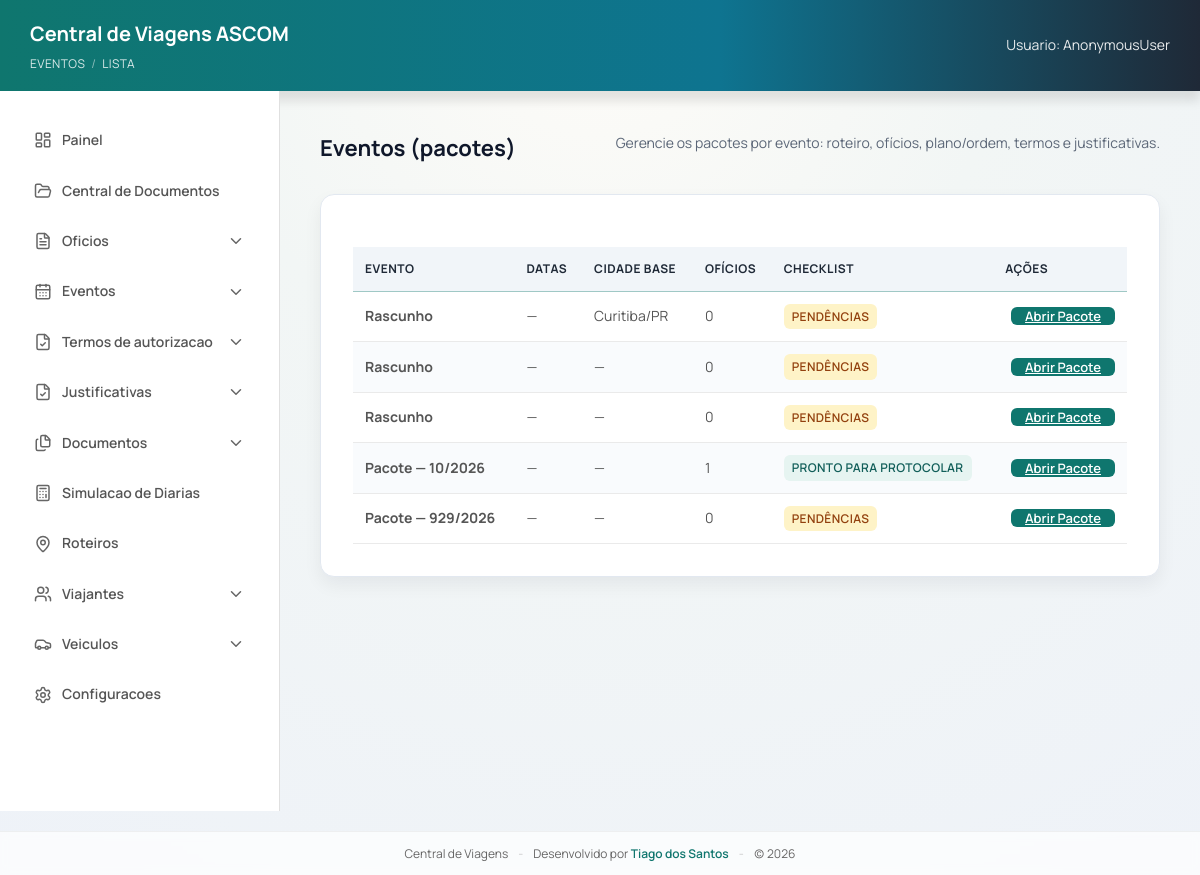
The page /eventos/ on the database its author committed.
### viagens/models.py (models this page shows, shortened)
class Evento(models.Model):
    class TipoDemanda(models.TextChoices):
        PCPR_NA_COMUNIDADE = "PCPR_NA_COMUNIDADE", "PCPR na Comunidade"
        OPERACAO_POLICIAL = "OPERACAO_POLICIAL", "Operação Policial"
        PARANA_EM_ACAO = "PARANA_EM_ACAO", "Paraná em Ação"
        OUTRO = "OUTRO", "Outro"
    titulo = models.CharField(max_length=255, verbose_name="Título / Nome do evento")
    tipo_demanda = models.CharField(
        max_length=32,
        choices=TipoDemanda.choices,
        default=TipoDemanda.OUTRO,
        blank=True,
        verbose_name="Tipo de demanda",
    )
    cidade_base = models.ForeignKey(
        "Cidade",
        on_delete=models.SET_NULL,
        null=True,
        blank=True,
        related_name="eventos_base",
        verbose_name="Cidade base",
    )
    data_inicio = models.DateField(null=True, blank=True, verbose_name="Data início")
    data_fim = models.DateField(null=True, blank=True, verbose_name="Data fim")
    tem_convite_ou_oficio_evento = models.BooleanField(
        default=True,
        verbose_name="Tem ofício solicitando ou convite do evento?",
        help_text="Se não, o evento exige Plano de Trabalho ou Ordem de Serviço (1 por evento).",
    )
    created_at = models.DateTimeField(auto_now_add=True)
    updated_at = models.DateTimeField(auto_now=True)
    class Meta:
        verbose_name = "Evento"
        verbose_name_plural = "Eventos"
        ordering = ["-created_at"]

class Cidade(models.Model):
    nome = models.CharField(max_length=120)
    estado = models.ForeignKey(Estado, on_delete=models.CASCADE, related_name="cidades")

class Estado(models.Model):
    sigla = models.CharField(max_length=2, unique=True)
    nome = models.CharField(max_length=100)

### viagens/views/_shared.py (the view)
# urls.py: path("eventos/", views.eventos_lista, name="eventos_lista"),
@require_GET
def eventos_lista(request):
    from ..services.evento_checklist import build_evento_checklist
    eventos = (
        Evento.objects.prefetch_related("oficios__trechos", "oficios__viajantes")
        .select_related("cidade_base")
        .order_by("-created_at")
    )
    rows = []
    for ev in eventos:
        checklist = build_evento_checklist(ev)
        oficios_count = ev.oficios.count()
        rows.append({
            "evento": ev,
            "checklist": checklist,
            "oficios_count": oficios_count,
        })
    return render(
        request,
        "viagens/eventos_lista.html",
        {"rows": rows},
    )

### viagens/context_processors.py (called while the page is built)
def mask_settings(request):
    return {
        "PROTOCOLO_MASK": getattr(settings, "PROTOCOLO_MASK", None),
        "CURRENT_YEAR": str(timezone.localdate().year),
    }

### viagens/models.py (called while the page is built)
    @property
    def numero_formatado(self) -> str:
        return format_oficio_num(self.numero, self.ano)

### viagens/services/documentos_manager.py (called while the page is built)
def _get_plano(oficio: Oficio) -> PlanoTrabalho | None:
    acao = getattr(oficio, "acao", None)
    if acao is None and hasattr(oficio, "ensure_acao"):
        try:
            acao = oficio.ensure_acao()
        except Exception:
            acao = None
    if acao is not None:
        try:
            return acao.plano_trabalho
        except PlanoTrabalho.DoesNotExist:
            pass
    try:
        return oficio.plano_trabalho
    except PlanoTrabalho.DoesNotExist:
        return None

def _get_ordem(oficio: Oficio) -> OrdemServico | None:
    acao = getattr(oficio, "acao", None)
    if acao is None and hasattr(oficio, "ensure_acao"):
        try:
            acao = oficio.ensure_acao()
        except Exception:
            acao = None
    if acao is not None:
        try:
            return acao.ordem_servico
        except OrdemServico.DoesNotExist:
            pass
    try:
        return oficio.ordem_servico
    except OrdemServico.DoesNotExist:
        return None

### viagens/services/justificativa_helpers.py (called while the page is built)
def _to_date(value) -> date | None:
    if value is None:
        return None
    if isinstance(value, date) and not isinstance(value, datetime):
        return value
    if isinstance(value, datetime):
        return value.date()
    if hasattr(value, "date"):
        return value.date()
    return None

def get_data_inicio_viagem(oficio: Oficio) -> date | None:
    datas = []
    for t in oficio.trechos.all():
        saida = getattr(t, "saida_data", None)
        if saida is not None:
            d = _to_date(saida)
            if d is not None:
                datas.append(d)
    return min(datas) if datas else None

def get_dias_antecedencia(oficio: Oficio) -> int | None:
    data_inicio = get_data_inicio_viagem(oficio)
    if data_inicio is None:
        return None
    created = getattr(oficio, "created_at", None)
    if created is None:
        return None
    data_criacao = _to_date(created)
    if data_criacao is None:
        return None
    return (data_inicio - data_criacao).days

def exige_justificativa(oficio: Oficio) -> bool:
    dias = get_dias_antecedencia(oficio)
    return dias is not None and dias < DIAS_ANTECEDENCIA_MINIMO

### viagens/templates/viagens/eventos_lista.html (shortened to what this page needs)
{% extends "viagens/base.html" %}
{% load static %}
{% block extra_head %}
  <link rel="stylesheet" href="{% static 'viagens/documentos_manager.css' %}" />
{% endblock %}
{% block breadcrumb %}
  Eventos <span class="breadcrumb-sep">/</span> Lista
{% endblock %}
{% block content %}
  <div class="page-header">
    <h2 class="page-title">Eventos (pacotes)</h2>
    <p class="page-subtitle">Gerencie os pacotes por evento: roteiro, ofícios, plano/ordem, termos e justificativas.</p>
  </div>
  <div class="list-card">
    {% if rows %}
      <table class="table">
        <thead>
          <tr>
            <th>Evento</th>
            <th>Datas</th>
            <th>Cidade base</th>
            <th>Ofícios</th>
            <th>Checklist</th>
            <th class="table-actions-header">Ações</th>
          </tr>
        </thead>
        <tbody>
          {% for row in rows %}
            <tr>
              <td><strong>{{ row.evento.titulo }}</strong></td>
              <td>
                {% if row.evento.data_inicio %}
                  {{ row.evento.data_inicio|date:"d/m/Y" }}
                  {% if row.evento.data_fim %} – {{ row.evento.data_fim|date:"d/m/Y" }}{% endif %}
                {% else %}
                  —
                {% endif %}
              </td>
              <td>{% if row.evento.cidade_base %}{{ row.evento.cidade_base.nome }}/{{ row.evento.cidade_base.estado.sigla }}{% else %}—{% endif %}</td>
              <td>{{ row.oficios_count }}</td>
              <td>
                {% if row.checklist.readiness.pronto_para_protocolar %}
                  <span class="doc-card-badge doc-card-badge--ok">Pronto para protocolar</span>
                {% else %}
                  <span class="doc-card-badge doc-card-badge--pendente">Pendências</span>
                {% endif %}
              </td>
              <td class="table-actions-cell">
                <a href="{% url 'evento_pacote' row.evento.id %}" class="btn-primary btn-small">Abrir Pacote</a>
              </td>
            </tr>
          {% endfor %}
        </tbody>
      </table>
    {% else %}
      <div class="empty-state">
        <strong>Nenhum evento cadastrado</strong>
        <p>Os eventos são criados ao abrir «Abrir Pacote do Evento» na lista de ofícios ou ao vincular ofícios a um evento.</p>
        <a class="btn-primary" href="{% url 'oficios_lista' %}">Ir para Ofícios</a>
      </div>
    {% endif %}
  </div>
{% endblock %}

### viagens/static/viagens/form.css (style rules this page uses)
:root { --brand-primary: #0f766e; --brand-primary-dark: #115e59; --brand-ink: #0f172a; --brand-muted: #5b6677; --brand-border: #e2e8f0; --brand-soft: #e6f4f1; --focus-ring: rgba(15, 118, 110, 0.22); --surface-soft: #f3f6fb; --surface-contrast: #ffffff; --radius-card: 14px; --shadow-card: 0 16px 34px rgba(15, 23, 42, 0.1); --shadow-soft: 0 8px 18px rgba(15, 23, 42, 0.06); --danger: #b91c1c; }
* { margin: 0; padding: 0; box-sizing: border-box; font-family: 'Manrope', sans-serif; }
body { background: radial-gradient(circle at top, #fefcf8 0%, #f2f6f5 38%, #eef2f8 100%); color: #0f172a; line-height: 1.6; }
.breadcrumb-sep { opacity: 0.6; }
.page-title { margin-bottom: 8px; font-size: 22px; color: var(--brand-ink); }
.page-subtitle { margin-bottom: 20px; color: var(--brand-muted); font-size: 14px; }
.page-header { display: flex; align-items: flex-end; justify-content: space-between; gap: 16px; margin-bottom: 20px; }
.card, .form-card, .list-card { background: #fff; padding: 32px; border-radius: var(--radius-card); box-shadow: var(--shadow-soft); border: 1px solid var(--brand-border); transition: transform 0.18s ease, box-shadow 0.18s ease; animation: riseIn 0.35s ease both; }
.list-card { width: 100%; }
.btn-primary, .primary { background-color: var(--brand-primary); color: #fff; border: none; padding: 12px 24px; border-radius: 6px; cursor: pointer; font-weight: 600; font-size: 14px; transition: background-color 0.2s ease; }
.btn-small { height: 36px; padding: 0 14px; font-size: 13px; }
.table { width: 100%; border-collapse: collapse; margin-top: 20px; font-size: 14px; }
.table thead { background-color: #f1f5f9; border-bottom: 1px solid rgba(15, 118, 110, 0.4); }
.table th { padding: 12px; text-align: left; font-weight: 700; color: #1f2937; text-transform: uppercase; font-size: 12px; letter-spacing: 0.5px; }
.table td { padding: 12px; border-bottom: 1px solid #eaeaea; color: #555; }
.table tbody tr:nth-child(even) { background-color: #f9fbfd; }
.table-actions-header, .table-actions-cell { text-align: right; }

### viagens/static/viagens/documentos_manager.css (style rules this page uses)
.doc-card-badge { display: inline-block; padding: 0.2rem 0.5rem; border-radius: 6px; font-size: 0.75rem; font-weight: 600; text-transform: uppercase; letter-spacing: 0.03em; }
.doc-card-badge--ok { background: var(--brand-soft, #e6f4f1); color: var(--brand-primary-dark, #115e59); }
.doc-card-badge--pendente { background: #fef3c7; color: #92400e; }

### rows shown on the page
Evento: evento.titulo "Rascunho", evento.cidade_base.nome "Curitiba", evento.cidade_base.estado.sigla "PR", oficios_count "0", shows "PENDÊNCIAS"
Evento: evento.titulo "Rascunho", oficios_count "0", shows "PENDÊNCIAS"
Evento: evento.titulo "Rascunho", oficios_count "0", shows "PENDÊNCIAS"
Evento: evento.titulo "Pacote — 10/2026", oficios_count "1", shows "PRONTO PARA PROTOCOLAR"
Evento: evento.titulo "Pacote — 929/2026", oficios_count "0", shows "PENDÊNCIAS"

### other values the page prints
{{ request.user }} "AnonymousUser"
